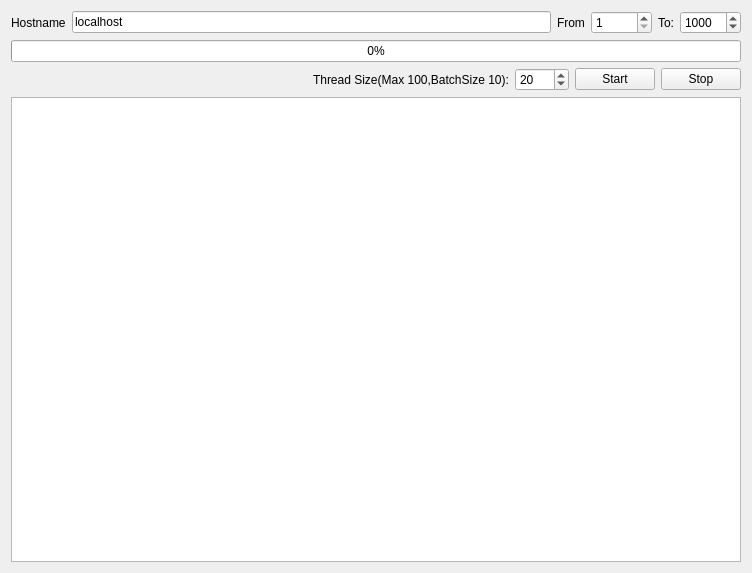
<?xml version="1.0" encoding="UTF-8"?>
<ui version="4.0">
 <class>PortScanner</class>
 <widget class="QWidget" name="PortScanner">
  <property name="geometry">
   <rect>
    <x>0</x>
    <y>0</y>
    <width>752</width>
    <height>573</height>
   </rect>
  </property>
  <property name="windowTitle">
   <string>Form</string>
  </property>
  <property name="autoFillBackground">
   <bool>true</bool>
  </property>
  <layout class="QHBoxLayout" name="horizontalLayout_3">
   <item>
    <layout class="QVBoxLayout" name="verticalLayout">
     <item>
      <layout class="QHBoxLayout" name="code">
       <item>
        <layout class="QHBoxLayout" name="bottomLayout">
         <item>
          <widget class="QLabel" name="label">
           <property name="text">
            <string>Hostname</string>
           </property>
          </widget>
         </item>
         <item>
          <widget class="QLineEdit" name="urlEdit">
           <property name="text">
            <string>localhost</string>
           </property>
          </widget>
         </item>
         <item>
          <widget class="QLabel" name="Timeout">
           <property name="text">
            <string>From</string>
           </property>
          </widget>
         </item>
         <item>
          <widget class="QSpinBox" name="spinFrom">
           <property name="minimum">
            <number>1</number>
           </property>
           <property name="maximum">
            <number>65534</number>
           </property>
           <property name="value">
            <number>1</number>
           </property>
          </widget>
         </item>
         <item>
          <widget class="QLabel" name="ThreadNumber">
           <property name="text">
            <string>To:</string>
           </property>
          </widget>
         </item>
         <item>
          <widget class="QSpinBox" name="spinTo">
           <property name="minimum">
            <number>2</number>
           </property>
           <property name="maximum">
            <number>65535</number>
           </property>
           <property name="value">
            <number>1000</number>
           </property>
          </widget>
         </item>
        </layout>
       </item>
      </layout>
     </item>
     <item>
      <widget class="QProgressBar" name="progressBar">
       <property name="autoFillBackground">
        <bool>true</bool>
       </property>
       <property name="maximum">
        <number>100</number>
       </property>
       <property name="value">
        <number>0</number>
       </property>
      </widget>
     </item>
     <item>
      <layout class="QHBoxLayout" name="controllayout">
       <item>
        <spacer name="horizontalSpacer">
         <property name="orientation">
          <enum>Qt::Horizontal</enum>
         </property>
         <property name="sizeHint" stdset="0">
          <size>
           <width>40</width>
           <height>20</height>
          </size>
         </property>
        </spacer>
       </item>
       <item>
        <widget class="QLabel" name="label_2">
         <property name="text">
          <string>Thread Size(Max 100,BatchSize 10):</string>
         </property>
        </widget>
       </item>
       <item>
        <widget class="QSpinBox" name="spinThreadSize">
         <property name="minimum">
          <number>1</number>
         </property>
         <property name="maximum">
          <number>1000</number>
         </property>
         <property name="value">
          <number>20</number>
         </property>
        </widget>
       </item>
       <item>
        <widget class="QPushButton" name="startBtn">
         <property name="text">
          <string>Start</string>
         </property>
        </widget>
       </item>
       <item>
        <widget class="QPushButton" name="stopBtn">
         <property name="text">
          <string>Stop</string>
         </property>
        </widget>
       </item>
      </layout>
     </item>
     <item>
      <widget class="QTextBrowser" name="textBrowser"/>
     </item>
    </layout>
   </item>
  </layout>
 </widget>
 <resources/>
 <connections/>
</ui>
